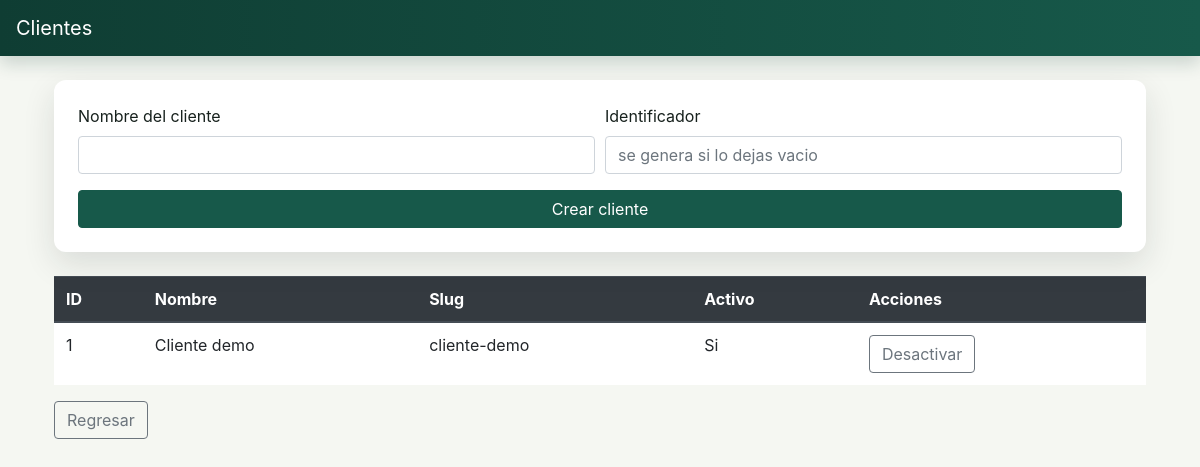
/clientes.php (signed in), run on the app's committed database.
### tables this page shows
CREATE TABLE IF NOT EXISTS `clientes` (
    `id`         INT UNSIGNED NOT NULL AUTO_INCREMENT,
    `nombre`     VARCHAR(120) NOT NULL,
    `slug`       VARCHAR(80)  NOT NULL,
    `activo`     TINYINT(1)   NOT NULL DEFAULT 1,
    `created_at` DATETIME     NOT NULL DEFAULT CURRENT_TIMESTAMP,
    PRIMARY KEY (`id`),
    UNIQUE KEY `uq_clientes_slug` (`slug`)
);

### conexion.php (called while the page is built, shortened)
<?php
$localConfig = [];
$host     = getenv("DB_HOST") ?: ($localConfig["DB_HOST"] ?? "localhost");
$db       = getenv("DB_NAME") ?: ($localConfig["DB_NAME"] ?? "estacionamiento_dev");
$user     = getenv("DB_USER") ?: ($localConfig["DB_USER"] ?? "root");
$password = getenv("DB_PASSWORD") ?: ($localConfig["DB_PASSWORD"] ?? "");
$conexion = mysqli_connect($host, $user, $password, $db);
mysqli_set_charset($conexion, "utf8mb4");
if (!defined('ESTACIONAMIENTO_HELPERS_LOADED')) {
function db_query(string $sql, string $types = "", ...$params)
{
    global $conexion;
    $stmt = mysqli_prepare($conexion, $sql);
    if (!mysqli_stmt_execute($stmt)) {
        throw new RuntimeException("Error ejecutando consulta: " . mysqli_stmt_error($stmt));
    }
    return $stmt;
}
function db_result(string $sql, string $types = "", ...$params)
{
    $stmt = db_query($sql, $types, ...$params);
    return mysqli_stmt_get_result($stmt);
}
function db_all(string $sql, string $types = "", ...$params): array
{
    $result = db_result($sql, $types, ...$params);
    return mysqli_fetch_all($result, MYSQLI_ASSOC);
}
function h($value): string
{
    return htmlspecialchars((string) $value, ENT_QUOTES, "UTF-8");
}
function is_general_admin(): bool
{
    return !empty($_SESSION["admin_general"]);
}
function can(string $permission): bool
{
    if (is_general_admin()) {
        return true;
    }
    return in_array($permission, $_SESSION["permissions"] ?? [], true);
}
}
?>

### clientes.php (the view, shortened to what this page needs)
<?php
include("conexion.php");
$clientes = db_all("SELECT * FROM clientes ORDER BY nombre");
?>
<html lang="es">
<head>
    <link rel="stylesheet" href="https://cdn.jsdelivr.net/npm/bootstrap@4.5.3/dist/css/bootstrap.min.css">
    <link rel="stylesheet" href="assets/app.css">
    <nav class="navbar navbar-dark parking-navbar justify-content-between">
        <a class="navbar-brand text-white" href="?">Clientes</a>
    </nav>
</head>
<body class="parking-app">
    <div class="container p-4">
        <?php if (can("clientes.crear")) { ?>
            <form class="card parking-card p-4 mb-4" method="POST" action="clientes.php">
                <div class="form-row">
                    <div class="form-group col-md-6">
                        <label for="nombre">Nombre del cliente</label>
                        <input class="form-control" name="nombre" id="nombre" required>
                    </div>
                    <div class="form-group col-md-6">
                        <label for="slug">Identificador</label>
                        <input class="form-control" name="slug" id="slug" placeholder="se genera si lo dejas vacio">
                    </div>
                </div>
                <button class="btn btn-parking" name="crear" type="submit">Crear cliente</button>
            </form>
        <?php } ?>
        <table class="table bg-white">
            <thead class="thead-dark">
                <tr>
                    <th>ID</th>
                    <th>Nombre</th>
                    <th>Slug</th>
                    <th>Activo</th>
                    <th>Acciones</th>
                </tr>
            </thead>
            <tbody>
                <?php foreach ($clientes as $cliente) { ?>
                    <tr>
                        <td><?php echo (int) $cliente["id"]; ?></td>
                        <td><?php echo h($cliente["nombre"]); ?></td>
                        <td><?php echo h($cliente["slug"]); ?></td>
                        <td><?php echo (int) $cliente["activo"] === 1 ? "Si" : "No"; ?></td>
                        <td>
                            <?php if (can("clientes.editar")) { ?>
                                <form class="d-inline" method="POST" action="clientes.php">
                                    <button class="btn btn-outline-secondary" name="toggle" type="submit">
                                        <?php echo (int) $cliente["activo"] === 1 ? "Desactivar" : "Activar"; ?>
                                    </button>
                                </form>
                            <?php } ?>
                        </td>
                    </tr>
                <?php } ?>
            </tbody>
        </table>
        <a class="btn btn-outline-secondary" href="index.php">Regresar</a>
    </div>
</body>
</html>

### assets/app.css (style rules this page uses)
:root { --parking-primary: #17594a; --parking-primary-dark: #0f3d33; --parking-accent: #f2b705; --parking-bg: #f5f7f2; }
body.parking-app { min-height: 100vh; background: var(--parking-bg); color: #17211d; }
.parking-navbar { background: linear-gradient(90deg, var(--parking-primary-dark), var(--parking-primary)); box-shadow: 0 0.5rem 1rem rgba(15, 61, 51, 0.18); }
.parking-card { border: 0; border-radius: 0.75rem; box-shadow: 0 0.75rem 2rem rgba(23, 33, 29, 0.12); }
.btn-parking { color: #fff; background: var(--parking-primary); border-color: var(--parking-primary); }

### data on the page
clientes: id "1", nombre "Cliente demo", slug "cliente-demo", activo "Si"
